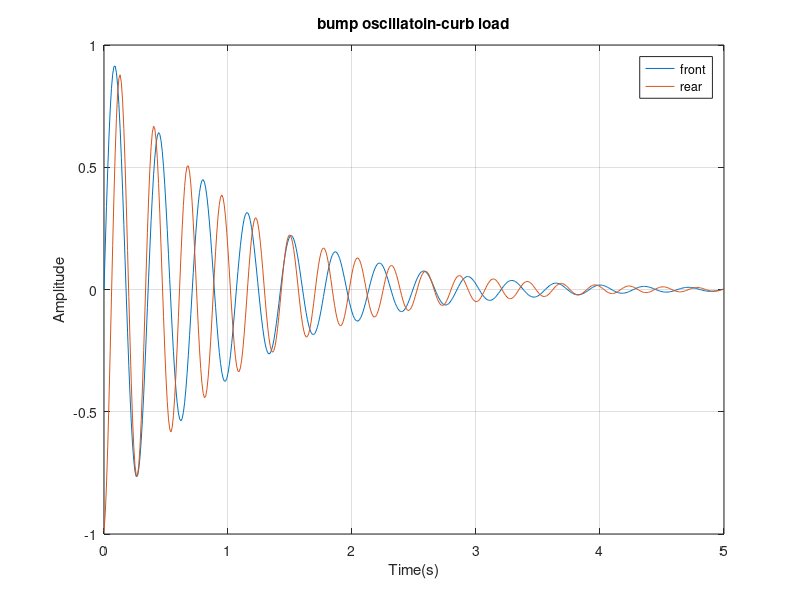

Write the MATLAB code that produced this figure.
%curb load condition
Ws_f = 405; %front corner sprung mass 
Ws_r =270;  %front corner sprung mass 

Tr_f=245; %N/mm
Tr_r=245; %N/mm

MR_f=0.97 % motion ratio
MR_r=0.85 % motion ratio

Sr_f=Tr_f/(MR_f^2); % front spring rate
Sr_r=Tr_r/(MR_r^2); % rear spring rate

Rr_f=(Sr_f*Tr_f)/(Sr_f+Tr_f); %front ride rate
Rr_r=(Sr_r*Tr_r)/(Sr_r+Tr_r); %rear ride rate

wb=2.7; %wheelbase in m
v= 60; %speed in mph
s=v/3600; %speed in mps
t_wb = wb/s; %time lag

freq_front=sqrt(Rr_f*1000/Ws_f)/(2*pi); %hz
freq_rear=sqrt(Rr_r*1000/Ws_r)/(2*pi); %hz

time=[0:0.01:5];

i=1;
for t = 0:0.01:5;
  front_amp(i)=exp(-t)*sin(2*pi*freq_front*t);
  rear_amp(i)=exp(-t)*sin(2*pi*freq_rear*(t+t_wb));
  i=i+1;
end
  figure();
  plot(time,front_amp);
  hold on 
  plot(time,rear_amp);
  hold off
  grid on;
  title('bump oscillatoin-curb load');
  xlabel('Time(s)');
  ylabel('Amplitude');
  legend('front','rear');
  
  